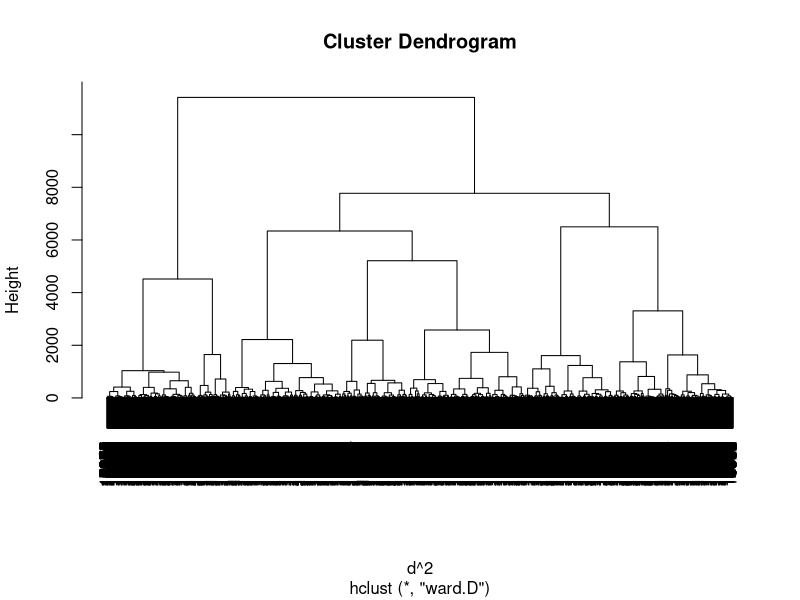
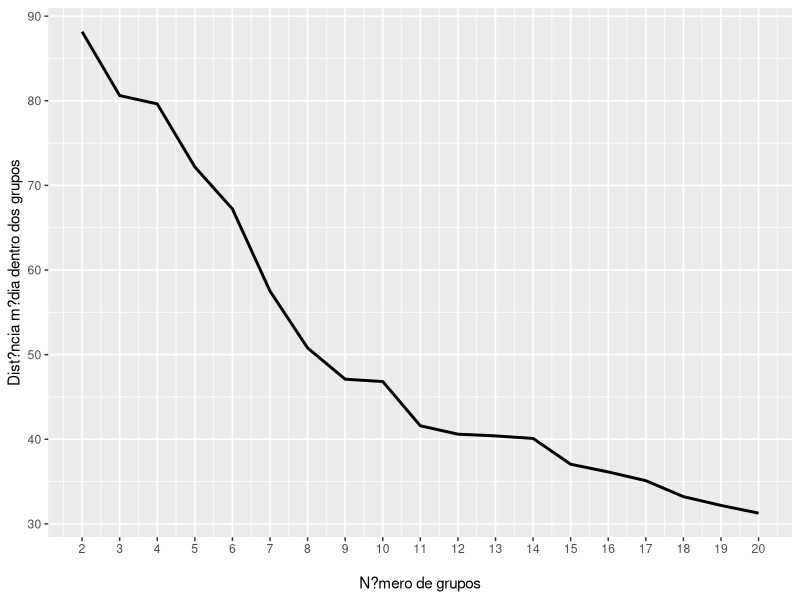
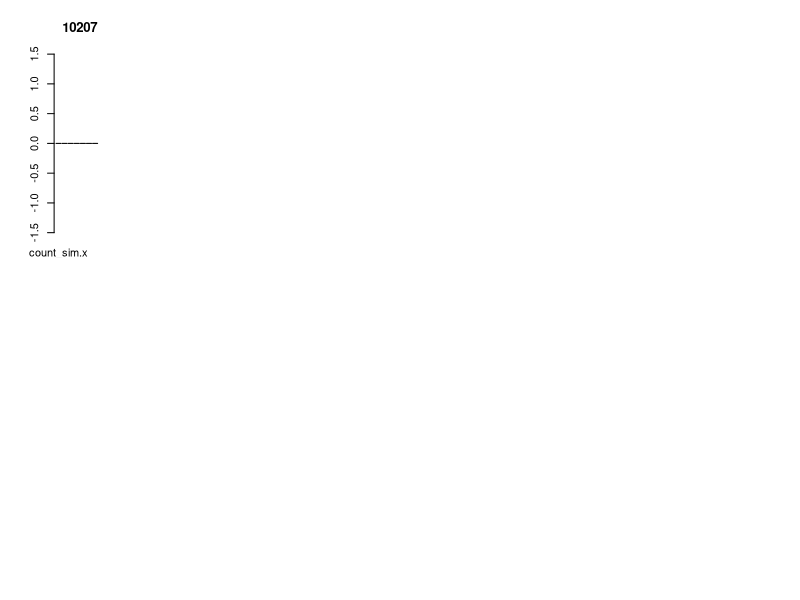
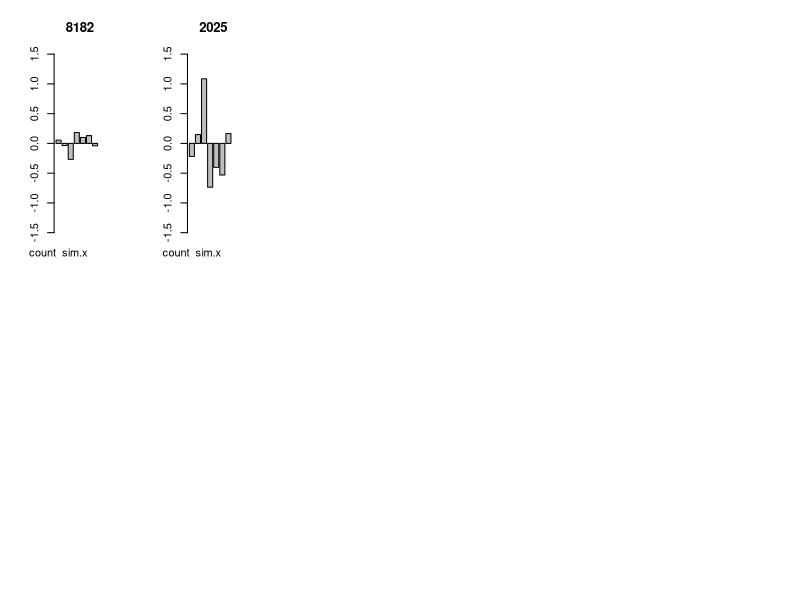
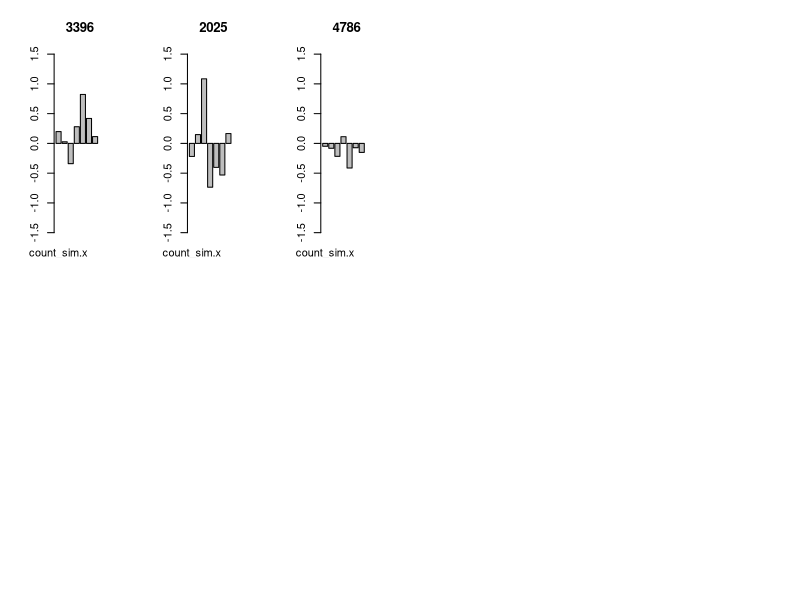
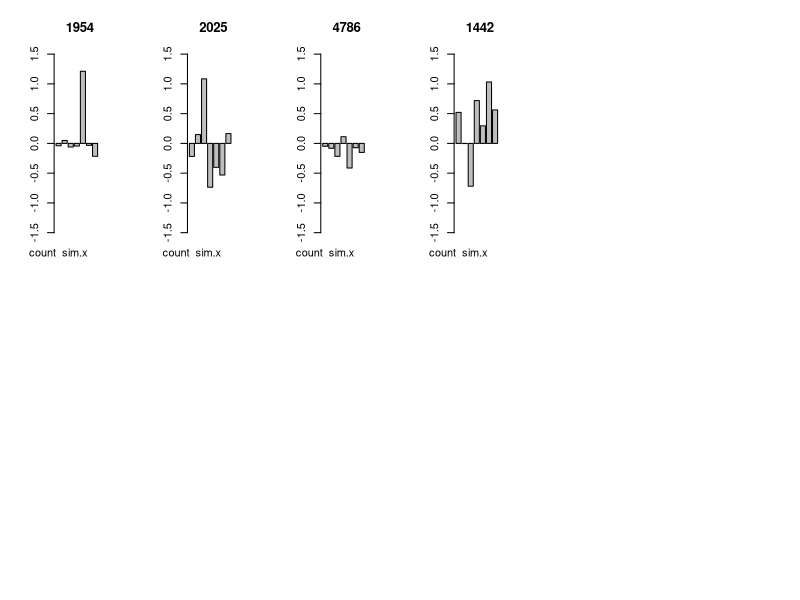
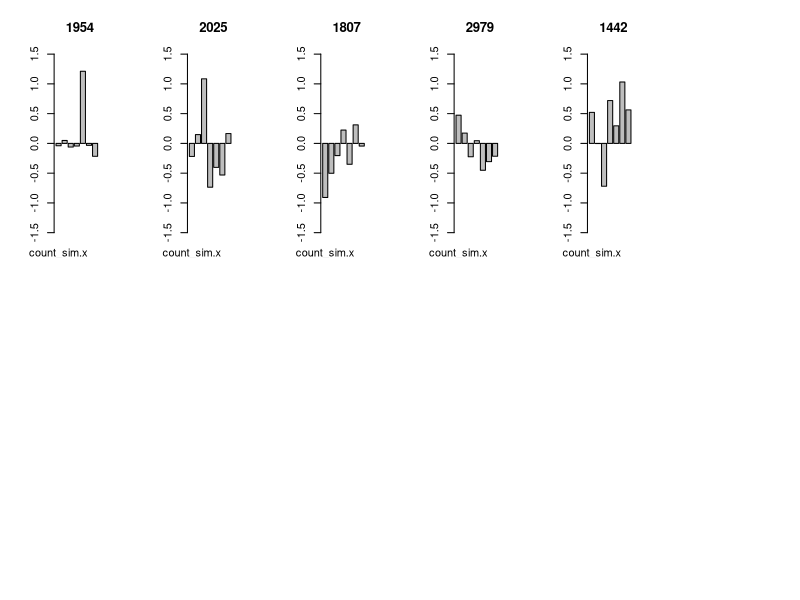
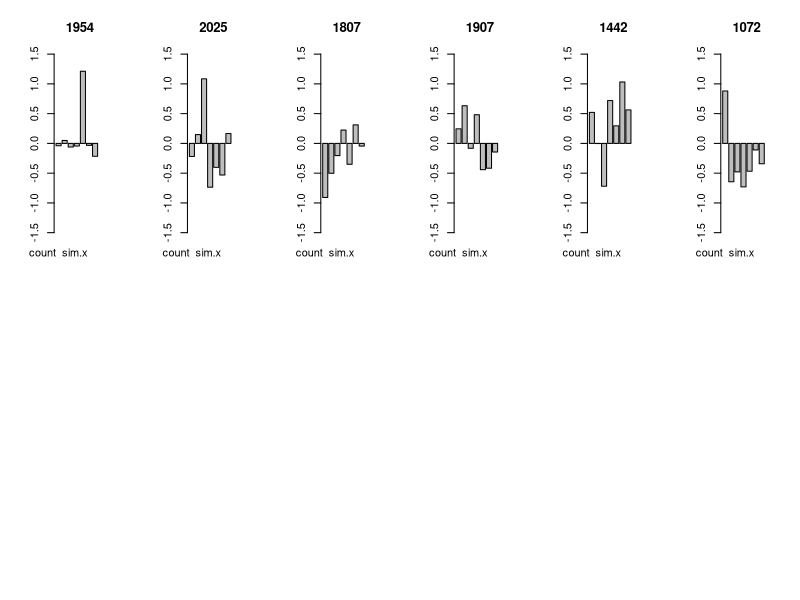

Write the R code that produced these figures, in order.
clust.centroid = function(i, dat, clusters) {
  ind = (clusters == i)
  colMeans(dat[ind,])
}
clust.sd = function(i, dat, clusters) {
  ind = (clusters == i)
  apply(dat[ind,],2,sd)
}
plot_ward = function(data){
  d <- dist(data, method = "euclidean") 
  hc <- hclust(d^2, method="ward") 
  plot(hc)
  list(hc = hc)
}
library(fastcluster)
library(ggplot2)
setwd("C:/Users/Andryw/Dropbox/Mestrado/Novos dados/Dados/")
setwd("~/mestrado/Dados e Scripts")
plot_height = function(hc){
  hc_atual = hc
  treeSize=length(hc_atual$height)
  height=numeric(length=treeSize)
  
  for (i in 1:treeSize)
    height[i]=sqrt(hc_atual$height[treeSize-(i-1)])
  
  dadosx<-data.frame(x=2:20, y=height[2:20], group=1)
  p <- ggplot(dadosx, aes(x,y)) + geom_line(size=1)
  p <- p + xlab('\nN?mero de grupos') + ylab('Dist?ncia m?dia dentro dos grupos') 
  p <- p + scale_x_continuous(breaks=seq(2, 20, 1))
  p
}

dados <- read.csv(file="tudo_junto.csv",head=TRUE,sep=",")
dados = dados[complete.cases(dados),]

dados$propNov = dados$news_total / (dados$news_total + dados$old_total)
drops = c("count_sim.x","count_pop.x","ecletic",'media_pop','propNov',"count_sim.y","count_pop.y")
mydata = dados[,drops]
mydata = data.frame(scale(mydata))
mydata = mydata[complete.cases(mydata),]

hc = plot_ward(mydata)$hc
plot_height(hc)

for (k_ in 1:12){
  clusters <- cutree(hc, k = k_)
  centroides = sapply(unique(clusters), clust.centroid, mydata, clusters)
  centroides = t(centroides)
  pdf(file=paste("graph",k_,".pdf",sep=''))
  par(mfrow=c(2,6))
  for (i in 1:k_) barplot(centroides[i,][1:8],ylim=c(-1.5,1.5),main=length(mydata[(clusters == i),][,1]))
  dev.off()
  write.csv(centroides,file=paste("\\dados\\centroides_conhecidas",k_,".csv",sep=''))
}
